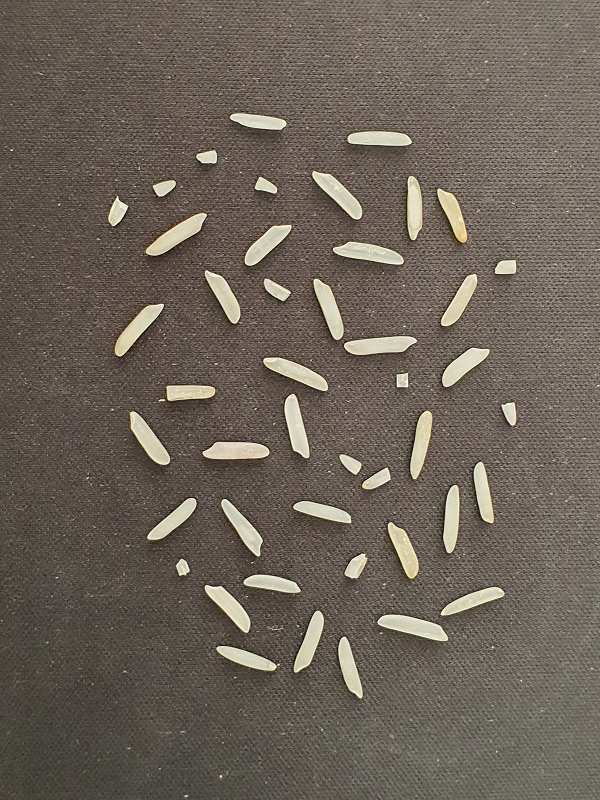
#> input picture ass1/Sample_Rice_Image/rice_img2.png, 600 x 800 px
$ jupyter execute --allow-errors ass.ipynb
#> lines starting #> are read from the running program, lines starting #| are printed output that depends on the picture; after the words box and inside, x2 and y2 are one past the last pixel; in counts of white or black regions, pixels touching at a corner belong together
[cell 1]
# -*- coding: utf-8 -*-
"""
Created on Tue Sep 15 23:05:46 2020

@author:
"""

#......IMPORT .........
import argparse
import cv2
import numpy as np
import matplotlib.pyplot as plt
import random
import copy

img=cv2.imread("Sample_Rice_Image/rice_img2.png",0)
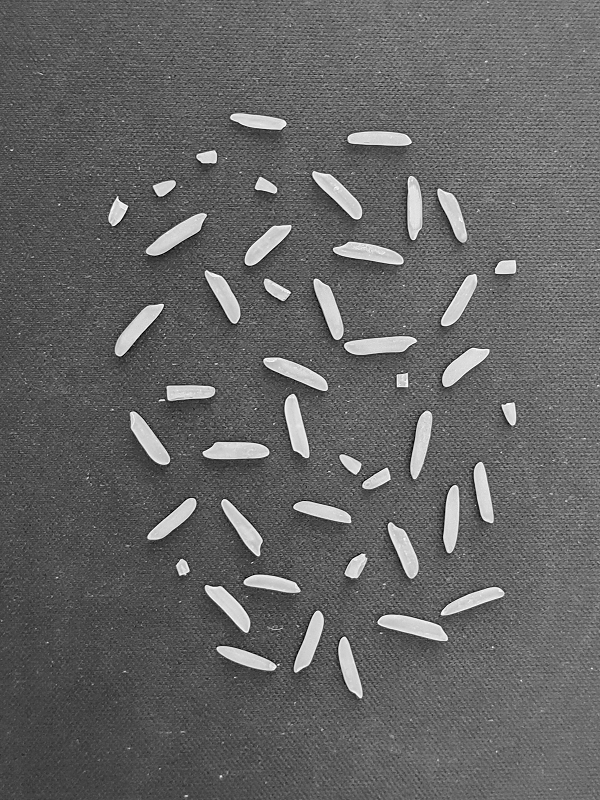
#> img: shape (800, 600); min 0, max 255, mean 100.2
def task1(img):
    e=0.001
    t = random.randint(0,255)
    #t = 30
    time = 0
    t_l=[]
    time_l=[]
    while True:
        t_l.append(t)
        time_l.append(time)
        bi = img >= t
        bi_inv = img < t
        fore_pix = np.sum(bi)
        back_pix = np.sum(bi_inv)
        w0 = fore_pix / img.size
        u0 = np.sum(img*bi) / fore_pix
        w1 = back_pix / img.size
        u1 = np.sum(img*bi_inv) / back_pix
        if abs(t - (u0+u1)/2) <= e:
            break
        else:
            t = (u0+u1)/2
        time = time + 1
#> this loop made 5 passes
#> (fore_pix, back_pix, w0, u0, w1, u1, t) on passes 1 to 4: (28139, 451861, 0.0586, 214.7, 0.941, 93.11, 153.9), (32770, 447230, 0.0683, 208.7, 0.932, 92.28, 150.5), (33962, 446038, 0.0708, 206.7, 0.929, 92.12, 149.4), (34385, 445615, 0.0716, 206, 0.928, 92.07, 149.1)
#> (fore_pix, back_pix, w0, u0, w1, u1) on pass 5: (34385, 445615, 0.0716, 206, 0.928, 92.07)
#> pass 1, in task1, `bi = img >= t`:
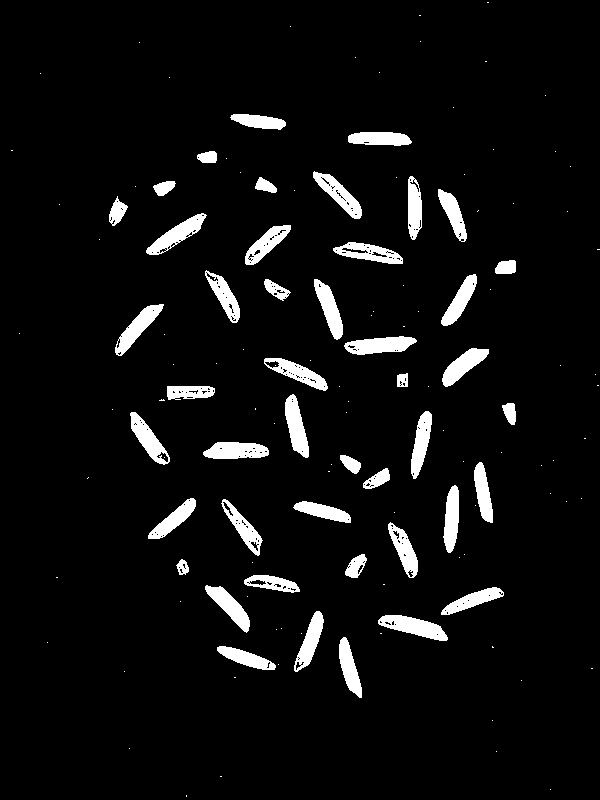
#> bi: shape (800, 600) bool; 5.9% white; 136 white regions (91 under 20 px), largest, box (x1, y1, x2, y2) and area: (378, 615, 448, 641) 968, (344, 336, 417, 355) 926, (146, 213, 207, 255) 896
#> pass 2, in task1, `bi = img >= t`:
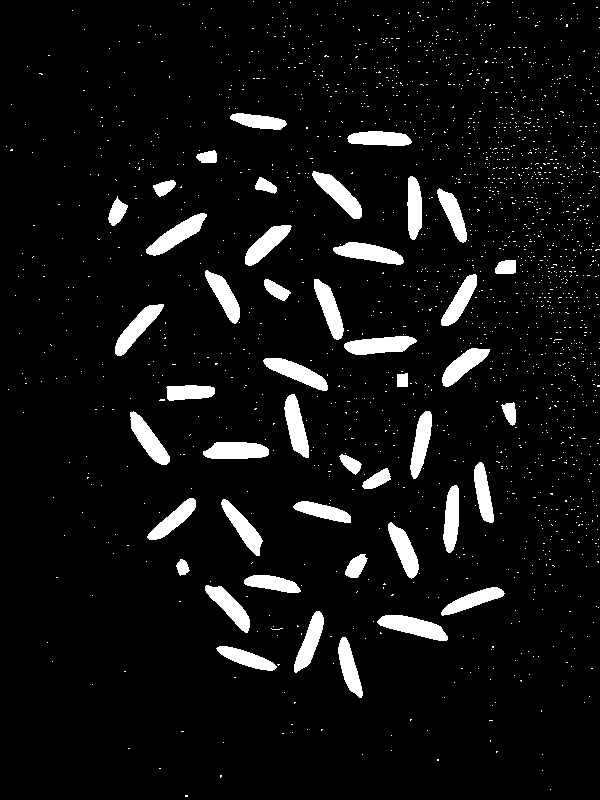
#> bi: shape (800, 600) bool; 6.8% white; 1743 white regions (1698 under 20 px), largest, box (x1, y1, x2, y2) and area: (377, 615, 448, 641) 1016, (146, 213, 207, 256) 988, (344, 336, 417, 355) 975
#> after the loop, t_l = [197, 153.9, 150.5, 149.4, 149.1]; time = 4; time_l = [0, 1, 2, 3, 4]
    plt.xlabel('x axis Iteration')
    plt.ylabel('y axis Threshold')
    plt.plot(time_l,t_l)
    plt.show()
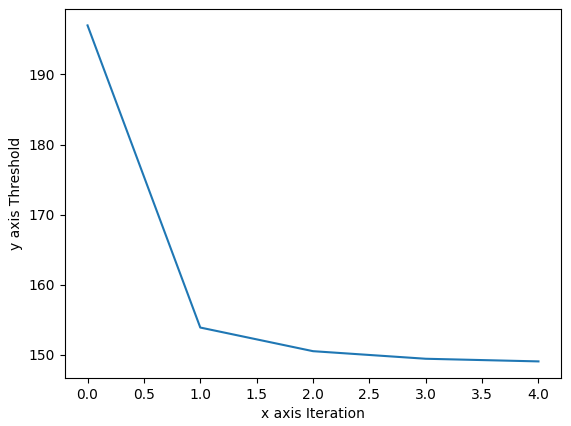
#> figure drawn by matplotlib, 1 panel
    for i in range(img.shape[0]):
        for j in range(img.shape[1]):
            if img[i][j] >= t:
                img[i][j] = 255
            else:
                img[i][j] = 0
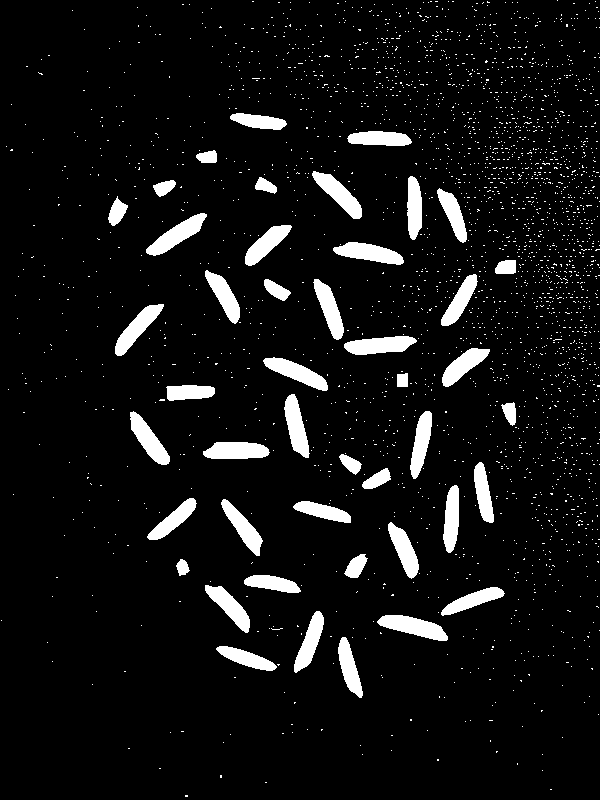
#> img: shape (800, 600); 7.2% white; 2642 white regions (2597 under 20 px), largest, box (x1, y1, x2, y2) and area: (377, 615, 448, 641) 1020, (146, 213, 207, 256) 989, (344, 336, 417, 355) 977
    #ret,thresh = cv2.threshold(img,t,255,cv2.THRESH_BINARY)
    return img,t

img,t = task1(img)
#> t = 149.1


# [66 lines left out: function task2, not called in this run]


#def task3():


my_parser = argparse.ArgumentParser()
my_parser.add_argument('-o','--OP_folder', type=str,help='Output folder name', default = 'OUTPUT')
#my_parser.add_argument('-m','--min_area', type=int,action='store', required = True, help='Minimum pixel area to be occupied, to be considered a whole rice kernel')
my_parser.add_argument('-f','--input_filename', type=str,action='store', required = True, help='Filename of image ')
# Execute parse_args()
args = my_parser.parse_args()

[cell 2]
import cv2
import numpy as np
import matplotlib.pyplot as plt
import random
import copy

[cell 3]
img=cv2.imread("Sample_Rice_Images_Updated/rice_img7.png",0)
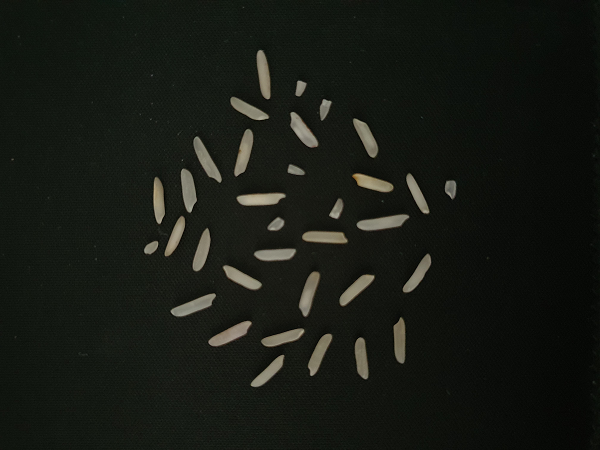
#> input picture ass1/Sample_Rice_Images_Updated/rice_img7.png, 600 x 450 px
#> img: shape (450, 600); min 0, max 179, mean 24.6

[cell 4]
img = cv2.putText(img,'3333',(0,0),cv2.FONT_HERSHEY_SIMPLEX,3,(255,255,255),2)
#> img: shape (450, 600); min 0, max 255, mean 24.7

[cell 5]
img=cv2.imread("good.png",0)

[cell 6]
img

[cell 7]
cv2.imshow('image',img)
cv2.waitKey(0)
cv2.destroyAllWindows()

[cell 8]
def otsu(img):
    e=0.001
    t = random.randint(0,255)
    #t = 30
    time = 0
    t_l=[]
    time_l=[]
    while True:
        t_l.append(t)
        time_l.append(time)
        bi = img >= t
        bi_inv = img < t
        fore_pix = np.sum(bi)
        back_pix = np.sum(bi_inv)
        if fore_pix == 0:
            break
        if back_pix == 0:
            continue
        w0 = fore_pix / img.size
        u0 = np.sum(img*bi) / fore_pix
        w1 = back_pix / img.size
        u1 = np.sum(img*bi_inv) / back_pix
        if abs(t - (u0+u1)/2) <= e:
            break
        else:
            t = (u0+u1)/2
        time = time + 1
# [4 lines of commented-out code are left out]
    for i in range(img.shape[0]):
        for j in range(img.shape[1]):
            if img[i][j] >= t:
                img[i][j] = 0
            else:
                img[i][j] = 255
    #ret,thresh = cv2.threshold(img,t,255,cv2.THRESH_BINARY)
    return img,t,time_l,t_l

#> (a cell that did not finish here is left out)

#> (a cell that did not finish here is left out)

#> (a cell that did not finish here is left out)

#> (a cell that did not finish here is left out)

#> (a cell that did not finish here is left out)

#> (a cell that did not finish here is left out)

[cell 15]
plt.figure(figsize = (12,8))
plt.xlabel('x axis Iteration')
plt.ylabel('y axis Threshold')
#> (the rest of this cell did not finish here and is left out)

#> (a cell that did not finish here is left out)

[cell 17]
t
#> Out = 149.1

[cell 18]
cv2.imshow('image',img)
cv2.waitKey(0)
cv2.destroyAllWindows()

#> (a cell that did not finish here is left out)

[cell 20]
t
#> Out = 149.1

[cell 21]
a = []
for i in range(50):
    a.append([])
    for j in range(50):
        a[i].append(0)
a[2][2]=255
a[2][3]=255
a[3][3]=255
a[4][3]=255
a[2][4]=255
a[2][5]=255
#a[2][4]=255
a[2][5]=255
a = np.array(a,dtype = np.uint8)
a.shape[1]
print(type(a))
a

[cell 22]
a

#> (a cell that did not finish here is left out)

[cell 24]
def task2(img):
    new_img = []
    for i in range(img.shape[0]+4):
        new_img.append([])
        for j in range(img.shape[1]+4):
            new_img[i].append(255)
    new_img = np.array(new_img,dtype = np.uint8)
    for i in range(img.shape[0]):
        for j in range(img.shape[1]):
            new_img[i+2][j+2] = img[i][j]
    #for i in range(3,10,2)
    # median filter
    c = copy.copy(new_img)
    for i in range(2,new_img.shape[0]-2):
        for j in range(2,new_img.shape[1]-2):
            a = sorted([c[i-2][j-2],c[i-2][j-1],c[i-2][j],c[i-2][j+1],c[i-2][j+2],
                        c[i-1][j-2],c[i-1][j-1],c[i-1][j],c[i-1][j+1],c[i-1][j+2],
                        c[i][j-2],c[i][j-1],c[i][j],c[i][j+1],c[i][j+2],
                        c[i+1][j-2],c[i+1][j-1],c[i+1][j],c[i+1][j+1],c[i+1][j+2],
                        c[i+2][j-2],c[i+2][j-1],c[i+2][j],c[i+2][j+1],c[i+2][j+2]])
            new_img[i][j] = a[12]

   # First pass
    img_c = copy.copy(new_img)
    t = 1
    d = {}
    d[t] = t
    for i in range(1,img_c.shape[0]-1):
        for j in range(1,img_c.shape[1]-1):
# [4 lines of commented-out code are left out]
            if img_c[i][j] < 255:
                if img_c[i-1][j-1] < 255 or img_c[i-1][j] < 255 or img_c[i-1][j+1] < 255 or img_c[i][j-1] < 255:
                    a = [img_c[i-1][j-1],img_c[i-1][j],img_c[i-1][j+1],img_c[i][j-1]]
                    a = [k for k in a if k < 255]
                    img_c[i][j] = min(a)
                else:
                    img_c[i][j] = t
                    t = t + 1
                    d[t] = t

    for i in range(1,img_c.shape[0]-1):
        for j in range(1,img_c.shape[1]-1):
            if img_c[i][j] < 255:
                a = [img_c[i-1][j-1],img_c[i-1][j],img_c[i-1][j+1],
                     img_c[i][j-1],img_c[i][j],img_c[i][j+1],
                     img_c[i+1][j-1],img_c[i+1][j],img_c[i+1][j+1],d[img_c[i][j]]]
                d[img_c[i][j]] = min([k for k in a if k < 255])
    new_d = dict()
    for keys,values in d.items():
        new_d[values] = []
    for keys,values in d.items():
        new_d[values].append(keys)
    key = sorted(new_d.keys())
    key.reverse()
    for i in key:
        for j in new_d[i]:
            if j != i and j in new_d.keys():
                new_d[i].extend(new_d.pop(j))
    new_d.pop(sorted(new_d.keys())[-1])
    nums = len(new_d)


    return new_img,nums,new_d,img_c

#> (a cell that did not finish here is left out)

[cell 26]
a.shape

[cell 27]
plt.imshow(a,cmap='gray')
plt.show()
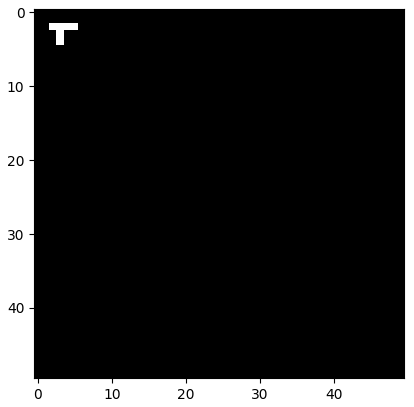
#> figure drawn by matplotlib, 1 panel
